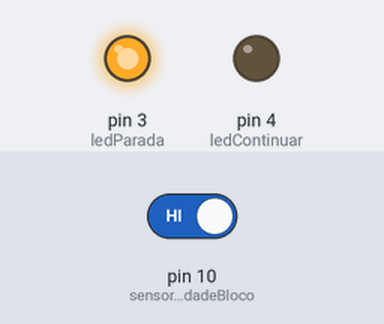
Bench run of a sketch on a simulated Arduino Uno, built with avr-gcc and run on an emulated ATmega328P. Shown: output pins drawn as LEDs (lit = HIGH). The test bench sets the inputs (shaded band); at power-on: pin 10 (sensorProximidadeBloco) HIGH.

Above: at 1.2 s.
1.3 s: pin 10 (sensorProximidadeBloco) driven LOW
At 3.0 s:
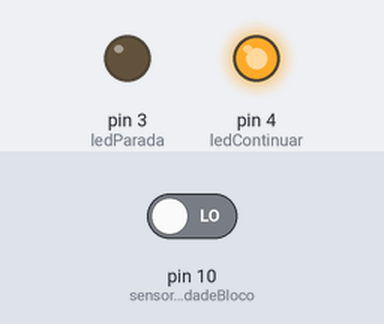
3.8 s: pin 10 (sensorProximidadeBloco) driven HIGH
At 4.6 s:
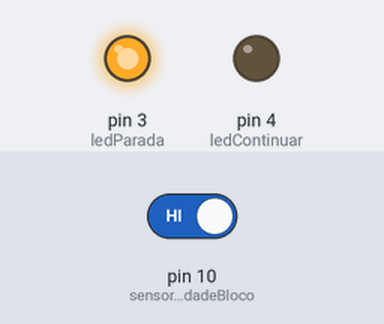
Timing chart, 0 to 6.8 s (numbered marks = the images above; inputs shaded):
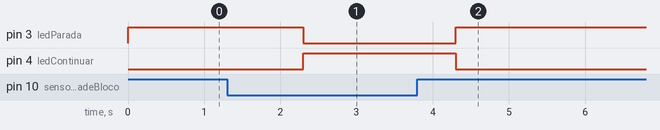

The sketch:

projeto_final_segundo_desafio.ino
```cpp
int sensorProximidadeBloco = 10; // Sensor para o desafio do bloco

int ledParada = 3; // Leds para verificar o bloco
int ledContinuar = 4;
unsigned long tempoAnterior;

void setup() {
  Serial.begin(9600);
  pinMode(sensorProximidadeBloco, INPUT);

  pinMode(ledParada, OUTPUT);
  pinMode(ledContinuar, OUTPUT);
  digitalWrite(ledParada, HIGH);
  digitalWrite(ledContinuar, LOW);

}

void loop() {
  if(digitalRead(sensorProximidadeBloco) == 0){ // Verifica o Sensor
    delay(1000);
    digitalWrite(ledParada, LOW); // Mudar estados led com bloco
    digitalWrite(ledContinuar, HIGH);

  }
  else{
    digitalWrite(ledParada, HIGH); // Muda os estados caso esteja sem o bloco
    digitalWrite(ledContinuar, LOW);

  }

}
```

Measured:
- after the input at 1.3 s, pin 3 (ledParada): HIGH → LOW after 1.0 s; pin 4 (ledContinuar): LOW → HIGH after 1.0 s
- after the input at 3.8 s, pin 3 (ledParada): LOW → HIGH after 0.50 s; pin 4 (ledContinuar): HIGH → LOW after 0.50 s
